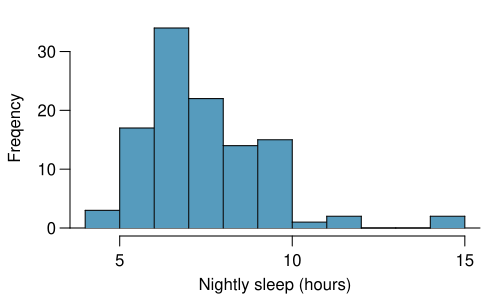

R code for this plot:
library(openintro)
data(COL)
set.seed(2)
x <- exp(c(rnorm(100, log(7.5), 0.15), rnorm(10, log(10), 0.196)))
x <- x - mean(x) + 7.42
t.test(x, mu=7)
mean(x)
sd(x)
length(x)

pdf('histOfSleepForCollegeThatWasCheckingForMoreThan7Hours.pdf', 5, 3)
par(mar=c(3.2, 3.5, 1, 1), las=1, mgp=c(1.9, 0.7, 0))
histPlot(x, xlab='Nightly sleep (hours)', ylab='', col=COL[1], axes=FALSE)
axis(1, at=c(5,10,15))
axis(2, at=seq(0,30,10))
mtext('Freqency', side=2, line=2.3, las=0)
dev.off()
